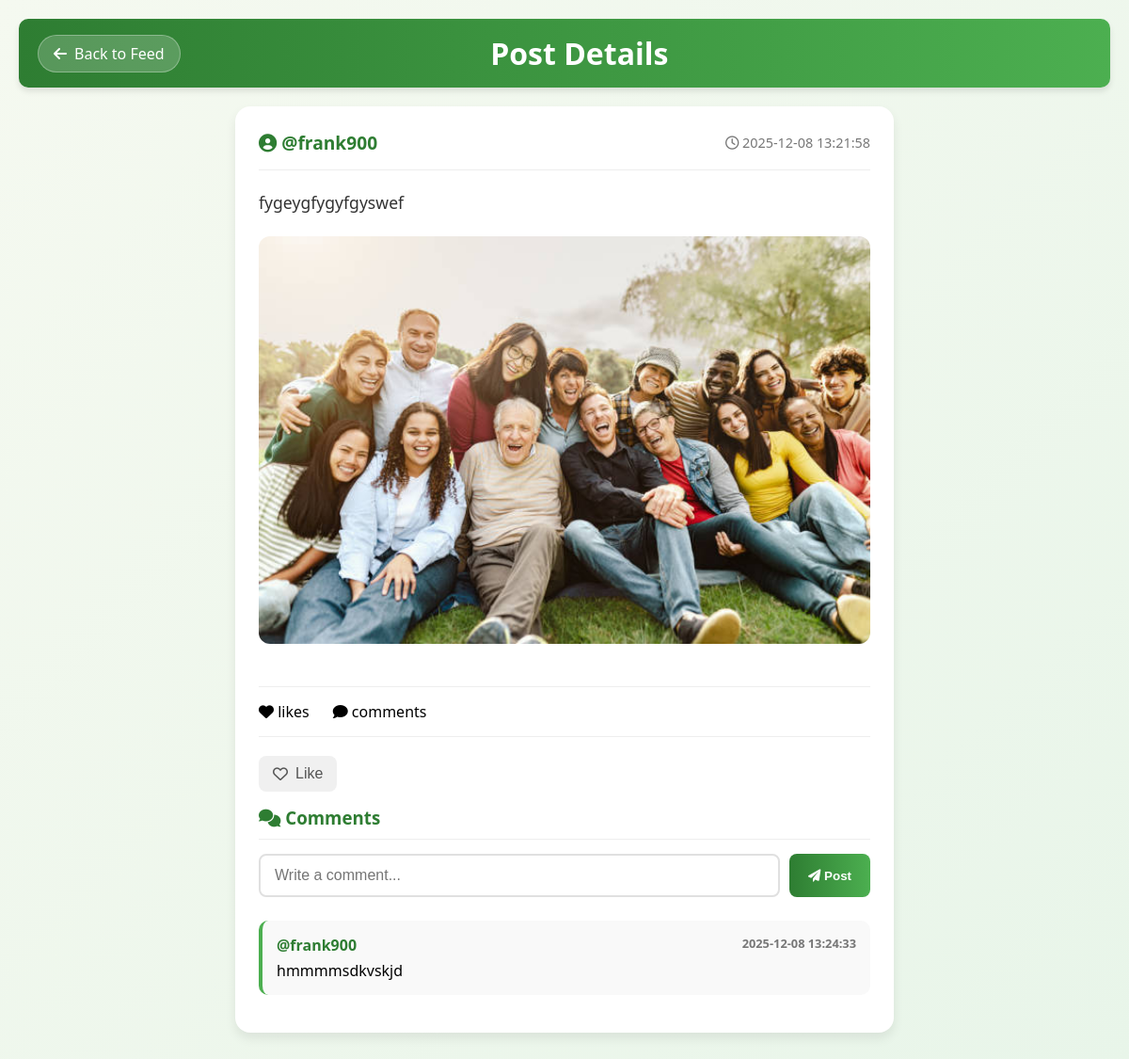
Page /post/2 (signed in) on the committed database.
### tables this page shows
CREATE TABLE users (
            id INTEGER PRIMARY KEY AUTOINCREMENT,
            username TEXT UNIQUE NOT NULL,
            created_at TIMESTAMP DEFAULT CURRENT_TIMESTAMP
        );

CREATE TABLE posts (
            id INTEGER PRIMARY KEY AUTOINCREMENT,
            user_id INTEGER NOT NULL,
            content TEXT,
            media_type TEXT,  -- 'text', 'image', 'video'
            media_path TEXT,
            created_at TIMESTAMP DEFAULT CURRENT_TIMESTAMP,
            FOREIGN KEY (user_id) REFERENCES users (id)
        );

CREATE TABLE comments (
            id INTEGER PRIMARY KEY AUTOINCREMENT,
            user_id INTEGER NOT NULL,
            post_id INTEGER NOT NULL,
            content TEXT NOT NULL,
            created_at TIMESTAMP DEFAULT CURRENT_TIMESTAMP,
            FOREIGN KEY (user_id) REFERENCES users (id),
            FOREIGN KEY (post_id) REFERENCES posts (id)
        );

### app.py (the view)
@app.route('/post/<int:post_id>')
def view_post(post_id):
    if 'user_id' not in session:
        return redirect(url_for('login'))
    conn = get_db_connection()
    post = conn.execute('''
        SELECT p.*, u.username
        FROM posts p
        JOIN users u ON p.user_id = u.id
        WHERE p.id = ?
    ''', (post_id,)).fetchone()
    if not post:
        conn.close()
        return redirect(url_for('index'))
    comments = conn.execute('''
        SELECT c.*, u.username
        FROM comments c
        JOIN users u ON c.user_id = u.id
        WHERE c.post_id = ?
        ORDER BY c.created_at ASC
    ''', (post_id,)).fetchall()
    liked = False
    if 'user_id' in session:
        result = conn.execute(
            'SELECT 1 FROM likes WHERE user_id = ? AND post_id = ?',
            (session['user_id'], post_id)
        ).fetchone()
        liked = result is not None
    conn.close()
    return render_template('post.html', post=post, comments=comments, liked=liked)

### app.py (called while the page is built)
def get_db_connection():
    conn = sqlite3.connect('farmer_community.db')
    conn.row_factory = sqlite3.Row
    return conn

### templates/post.html (shortened to what this page needs)
<!DOCTYPE html>
<html lang="en">
<head>
    <link rel="stylesheet" href="https://cdnjs.cloudflare.com/ajax/libs/font-awesome/6.0.0/css/all.min.css">
</head>
<body>
    <div class="header">
        <a href="{{ url_for('index') }}" class="back-btn"><i class="fas fa-arrow-left"></i> Back to Feed</a>
        <h1>Post Details</h1>
    </div>
    <div class="container">
        <div class="post-detail">
            <div class="post-header">
                <div class="post-user"><i class="fas fa-user-circle"></i> @{{ post.username }}</div>
                <div class="post-date"><i class="far fa-clock"></i> {{ post.created_at[:19] }}</div>
            </div>
            {% if post.content %}
                <div class="post-content">{{ post.content }}</div>
            {% endif %}
            {% if post.media_path %}
                {% if post.media_type == 'image' %}
                    <img src="{{ post.media_path }}" alt="Post Image" class="post-media">
                {% elif post.media_type == 'video' %}
                    <video controls class="post-media">
                        <source src="{{ post.media_path }}" type="video/mp4">
                        Your browser does not support the video tag.
                    </video>
                {% endif %}
            {% endif %}
            <div class="post-stats">
                <span><i class="fas fa-heart"></i> {{ post.like_count }} likes</span>
                <span><i class="fas fa-comment"></i> {{ post.comment_count }} comments</span>
            </div>
            <div class="post-actions">
                <form method="POST" action="{{ url_for('like_post_from_post_page', post_id=post.id) }}" style="display:inline;">
                    <button type="submit" class="action-btn like-btn {% if liked %}active{% endif %}">
                        {% if liked %}<i class="fas fa-heart"></i> Unlike{% else %}<i class="far fa-heart"></i> Like{% endif %}
                    </button>
                </form>
            </div>
            <div class="comments-section">
                <h3><i class="fas fa-comments"></i> Comments</h3>
                <form method="POST" action="{{ url_for('add_comment', post_id=post.id) }}" class="comment-form">
                    <input type="text" name="content" placeholder="Write a comment..." required>
                    <button type="submit"><i class="fas fa-paper-plane"></i> Post</button>
                </form>
                {% if comments %}
                    {% for comment in comments %}
                    <div class="comment-item">
                        <div class="comment-header">
                            <span>@{{ comment.username }}</span>
                            <span class="comment-date">{{ comment.created_at[:19] }}</span>
                        </div>
                        <div>{{ comment.content }}</div>
                    </div>
                    {% endfor %}
                {% else %}
                    <div class="no-comments">No comments yet. Be the first to comment!</div>
                {% endif %}
            </div>
        </div>
    </div>
</body>
</html>

### templates/post.html (style rules this page uses)
* { margin: 0; padding: 0; box-sizing: border-box; }
body { font-family: 'Segoe UI', Tahoma, Geneva, Verdana, sans-serif; background: linear-gradient(135deg, #f5f9f0, #e8f5e9); min-height: 100vh; padding: 20px; }
.header { background: linear-gradient(to right, #2e7d32, #4caf50); color: white; padding: 15px 20px; display: flex; justify-content: space-between; align-items: center; border-radius: 10px; margin-bottom: 20px; box-shadow: 0 4px 6px rgba(0,0,0,0.1); }
.back-btn { background: rgba(255,255,255,0.2); color: white; border: 1px solid rgba(255,255,255,0.3); padding: 8px 16px; border-radius: 20px; cursor: pointer; text-decoration: none; display: flex; align-items: center; gap: 8px; }
.container { max-width: 700px; margin: 0 auto; }
.post-detail { background: white; border-radius: 16px; box-shadow: 0 6px 12px rgba(0,0,0,0.08); padding: 25px; margin-bottom: 20px; }
.post-header { display: flex; justify-content: space-between; align-items: center; margin-bottom: 20px; padding-bottom: 15px; border-bottom: 1px solid #eee; }
.post-user { font-weight: bold; color: #2e7d32; font-size: 1.2rem; }
.post-date { color: #777; font-size: 0.9rem; }
.post-content { margin-bottom: 20px; line-height: 1.7; color: #333; font-size: 1.1rem; }
.post-media { width: 100%; max-height: 500px; object-fit: cover; border-radius: 12px; margin-bottom: 20px; }
.post-stats { display: flex; gap: 25px; margin: 20px 0; padding: 15px 0; border-top: 1px solid #eee; border-bottom: 1px solid #eee; font-weight: 500; }
.post-actions { display: flex; gap: 20px; margin: 15px 0; }
.action-btn { background: #f0f0f0; border: none; color: #555; padding: 10px 15px; border-radius: 8px; cursor: pointer; display: flex; align-items: center; gap: 8px; font-size: 1rem; transition: all 0.3s ease; }
.comments-section h3 { color: #2e7d32; margin-bottom: 15px; padding-bottom: 10px; border-bottom: 1px solid #eee; }
.comment-form { display: flex; margin-bottom: 25px; gap: 10px; }
.comment-form input { flex: 1; padding: 12px 15px; border: 2px solid #e0e0e0; border-radius: 8px; font-size: 1rem; }
.comment-form button { background: linear-gradient(to right, #2e7d32, #4caf50); color: white; border: none; padding: 12px 20px; border-radius: 8px; cursor: pointer; font-weight: 600; }
.comment-item { margin-bottom: 15px; padding: 15px; background-color: #f9f9f9; border-radius: 10px; border-left: 4px solid #4caf50; }
.comment-header { font-weight: bold; color: #2e7d32; margin-bottom: 5px; display: flex; justify-content: space-between; }
.comment-date { color: #777; font-size: 0.8rem; }

### rows in the picture
users: username "frank900"
posts: created_at "2025-12-08 13:21:58", content "fygeygfygyfgyswef"
comments: username "frank900", created_at "2025-12-08 13:24:33", content "hmmmmsdkvskjd"
